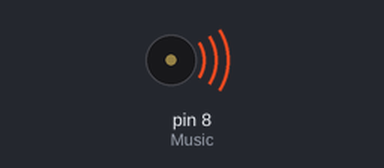
Bench run of a sketch on a simulated Arduino Uno, built with avr-gcc and run on an emulated ATmega328P. Shown: buzzer (waves = sounding).

Above: at 0.1 s.
At 42.4 s:
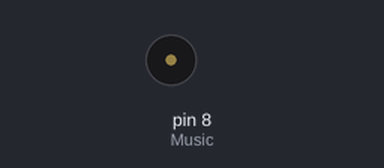
Timing chart, 0 to 43.9 s (numbered marks = the images above):
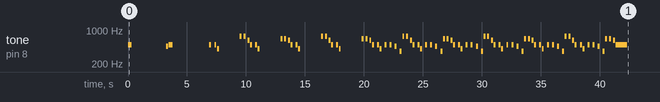

The sketch:

Better_off_alone.ino
```cpp
#include "pitches.h"
int Music = 8; //4.5
int bpm = 180;
int notelen = 60000/(bpm*4); //bar = 16

// notes in the melody:
int melody[] = {
  //1
  NOTE_B4,0,//2
  0,NOTE_AS4,//2
  NOTE_B4,0,//2
  0,//1
  //5
  NOTE_B4,0,NOTE_B4,NOTE_GS4,0,//5
  0,NOTE_FS5,0,NOTE_FS5,0,NOTE_DS5,//6
  NOTE_B4,0,NOTE_B4,NOTE_GS4,0,//5
  0,NOTE_E5,0,NOTE_E5,0,NOTE_DS5,//6
  //5 again
  NOTE_B4,0,NOTE_B4,NOTE_GS4,0,//5
  0,NOTE_FS5,0,NOTE_FS5,0,NOTE_DS5,//6
  NOTE_B4,0,NOTE_B4,NOTE_GS4,0,//5
  0,NOTE_E5,0,NOTE_E5,0,NOTE_DS5,//6
  //9
  NOTE_B4,0,NOTE_B4,NOTE_GS4,0,NOTE_B4,0,NOTE_B4,//8
  0,NOTE_AS4,0,NOTE_FS4,NOTE_FS5,0,NOTE_FS5,0,NOTE_DS5,//9
  NOTE_B4,0,NOTE_B4,NOTE_GS4,0,NOTE_B4,0,NOTE_B4,//8
  0,NOTE_AS4,0,NOTE_FS4,NOTE_E5,0,NOTE_E5,0,NOTE_DS5,//9
  //13
  NOTE_B4,0,NOTE_B4,NOTE_GS4,0,NOTE_B4,0,NOTE_B4,//8
  0,NOTE_AS4,0,NOTE_FS4,NOTE_FS5,0,NOTE_FS5,0,NOTE_DS5,//9
  NOTE_B4,0,NOTE_B4,NOTE_GS4,0,NOTE_B4,0,NOTE_B4,//8
  0,NOTE_AS4,0,NOTE_FS4,NOTE_E5,0,NOTE_E5,0,NOTE_DS5,//9
  //13 again
  NOTE_B4,0,NOTE_B4,NOTE_GS4,0,NOTE_B4,0,NOTE_B4,//8
  0,NOTE_AS4,0,NOTE_FS4,NOTE_FS5,0,NOTE_FS5,0,NOTE_DS5,//9
  NOTE_B4,0,NOTE_B4,NOTE_GS4,0,NOTE_B4,0,NOTE_B4,//8
  0,NOTE_AS4,0,NOTE_FS4,NOTE_E5,0,NOTE_E5,0,NOTE_DS5,//9
  //17
  NOTE_B4//1
};
//semi quavers, 4 in a crotchet, 16 in a bar
int noteDurations[] = {
  //1
  4,12,
  14,2,
  4,12,
  16,
  //5
  2,2,2,2,8,
  8,2,1,2,1,2,
  2,2,2,2,8,
  8,2,1,2,1,2,
  //5 again
  2,2,2,2,8,
  8,2,1,2,1,2,
  2,2,2,2,8,
  8,2,1,2,1,2,
  //9
  2,2,2,2,2,2,2,2,
  2,2,2,2,2,1,2,1,2,
  2,2,2,2,2,2,2,2,
  2,2,2,2,2,1,2,1,2,
  //13
  2,2,2,2,2,2,2,2,
  2,2,2,2,2,1,2,1,2,
  2,2,2,2,2,2,2,2,
  2,2,2,2,2,1,2,1,2,
  //13 again
  2,2,2,2,2,2,2,2,
  2,2,2,2,2,1,2,1,2,
  2,2,2,2,2,2,2,2,
  2,2,2,2,2,1,2,1,2,
  //16
  12
};
void setup() {
  // iterate over the notes of the melody:
  for (int thisNote = 0; thisNote < (sizeof(melody)/sizeof(int))/*154*/; thisNote++) {
    int noteDuration = noteDurations[thisNote]*notelen;
    tone(Music, melody[thisNote],noteDuration);
    // to distinguish the notes, set a minimum time between them.
    // the note's duration + 30% seems to work well:
    int pauseBetweenNotes = noteDuration * 1.30;
    delay(pauseBetweenNotes);
    noTone(Music);
  }
}
void loop() {
  // no need to repeat the melody.
}
```

pitches.h
```cpp
/*************************************************
 * Public Constants
 *************************************************/
 #define NOTE_B0  31
 #define NOTE_CF1 31
 #define NOTE_BS0 33
 #define NOTE_C1  33
 #define NOTE_CS1 35
 #define NOTE_DF1 35
 #define NOTE_D1  37
 #define NOTE_DS1 39
 #define NOTE_EF1 39
 #define NOTE_E1  41
 #define NOTE_FF1 41
 #define NOTE_ES1 41
 #define NOTE_F1  44
 #define NOTE_FS1 46
 #define NOTE_GF1 46
 #define NOTE_G1  49
 #define NOTE_GS1 52
 #define NOTE_AF1 52
 #define NOTE_A1  55
 #define NOTE_AS1 58
 #define NOTE_BF1 58
 #define NOTE_B1  62
 #define NOTE_CF2 62
 #define NOTE_BS1 65
 #define NOTE_C2  65
 #define NOTE_CS2 69
 #define NOTE_DF2 69
 #define NOTE_D2  73
 #define NOTE_DS2 78
 #define NOTE_EF2 78
 #define NOTE_E2  82
 #define NOTE_FF2 82
 #define NOTE_ES1 87
 #define NOTE_F2  87
 #define NOTE_FS2 93
 #define NOTE_GF2 93
 #define NOTE_G2  98
 #define NOTE_GS2 104
 #define NOTE_AF2 104
 #define NOTE_A2  110
 #define NOTE_AS2 117
 #define NOTE_BF2 117
 #define NOTE_B2  123
 #define NOTE_CF3 123
 #define NOTE_BS2 131
 #define NOTE_C3  131
 #define NOTE_CS3 139
 #define NOTE_DF3 139
 #define NOTE_D3  147
 #define NOTE_DS3 156
 #define NOTE_EF3 156
 #define NOTE_E3  165
 #define NOTE_FF3 165
 #define NOTE_ES3 175
 #define NOTE_F3  175
 #define NOTE_FS3 185
 #define NOTE_GF3 185
 #define NOTE_G3  196
 #define NOTE_GS3 208
 #define NOTE_AF3 208
 #define NOTE_A3  220
 #define NOTE_AS3 233
 #define NOTE_BF3 233
 #define NOTE_B3  247
 #define NOTE_CF4 247
 #define NOTE_BS3 262
 #define NOTE_C4  262
 #define NOTE_CS4 277
 #define NOTE_DF4 277
 #define NOTE_D4  294
 #define NOTE_DS4 311
 #define NOTE_EF4 311
 #define NOTE_E4  330
 #define NOTE_FF4 330
 #define NOTE_FS4 349
 #define NOTE_F4  349
 #define NOTE_FS4 370
 #define NOTE_GF4 370
 #define NOTE_G4  392
 #define NOTE_GS4 415
 #define NOTE_AF4 415
 #define NOTE_A4  440
 #define NOTE_AS4 466
 #define NOTE_BF4 466
 #define NOTE_B4  494
 #define NOTE_CF5 494
 #define NOTE_BS4 523
 #define NOTE_C5  523
 #define NOTE_CS5 554
 #define NOTE_DF5 554
 #define NOTE_D5  587
 #define NOTE_DS5 622
 #define NOTE_EF5 622
 #define NOTE_E5  659
 #define NOTE_FF5 659
 #define NOTE_ES5 698
 #define NOTE_F5  698
 #define NOTE_FS5 740
 #define NOTE_GF5 740
 #define NOTE_G5  784
 #define NOTE_GS5 831
 #define NOTE_AF5 831
 #define NOTE_A5  880
 #define NOTE_AS5 932
 #define NOTE_BF5 932
 #define NOTE_B5  988
 #define NOTE_CF6 988
 #define NOTE_BS5 1047
 #define NOTE_C6  1047
 #define NOTE_CS6 1109
 #define NOTE_DF6 1109
 #define NOTE_D6  1175
 #define NOTE_DS6 1245
 #define NOTE_EF6 1245
 #define NOTE_E6  1319
 #define NOTE_FF6 1319
 #define NOTE_ES6 1397
 #define NOTE_F6  1397
 #define NOTE_FS6 1480
 #define NOTE_GF6 1480
 #define NOTE_G6  1568
 #define NOTE_GS6 1661
 #define NOTE_AF6 1661
 #define NOTE_A6  1760
 #define NOTE_AS6 1865
 #define NOTE_BF6 1865
 #define NOTE_B6  1976
 #define NOTE_CF7 1976
 #define NOTE_BS6 2093
 #define NOTE_C7  2093
 #define NOTE_CS7 2217
 #define NOTE_DF7 2217
 #define NOTE_D7  2349
 #define NOTE_DS7 2489
 #define NOTE_EF7 2489
 #define NOTE_E7  2637
 #define NOTE_FF7 2637
 #define NOTE_ES7 2794
 #define NOTE_F7  2794
 #define NOTE_FS7 2960
 #define NOTE_GF7 2960
 #define NOTE_G7  3136
 #define NOTE_GS7 3322
 #define NOTE_AF7 3322
 #define NOTE_A7  3520
 #define NOTE_AS7 3729
 #define NOTE_BF7 3729
 #define NOTE_B7  3951
 #define NOTE_CF8 3951
 #define NOTE_BS7 4186
 #define NOTE_C8  4186
 #define NOTE_CS8 4435
 #define NOTE_DF8 4435
 #define NOTE_D8  4699
 #define NOTE_DS8 4978
```
